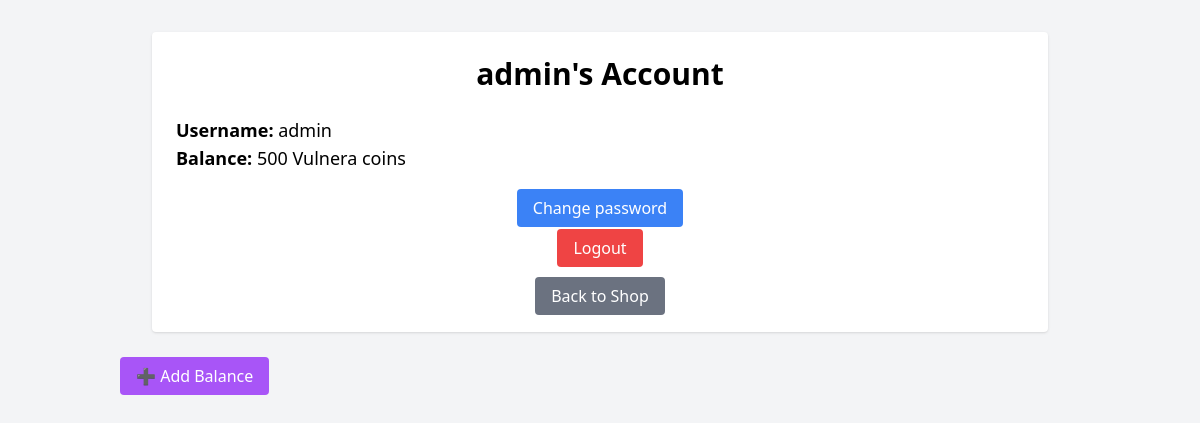
Before: /account/1 with the older database file.
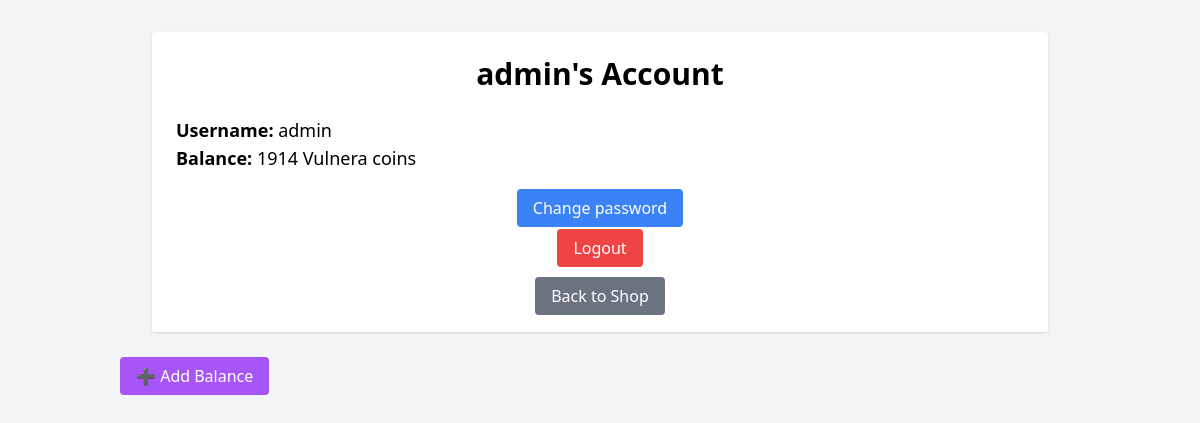
After: the same page with the newer database file.
### tables this page shows
CREATE TABLE users (
            id INTEGER PRIMARY KEY AUTOINCREMENT,
            username TEXT UNIQUE NOT NULL,
            password TEXT NOT NULL,
            is_admin BOOLEAN NOT NULL DEFAULT 0,
            balance INTEGER NOT NULL DEFAULT 300
            
        );

### app.py (the view)
@app.route("/account/<int:userid>")
def account(userid):
    session_uid = session.get('userid')
    is_admin = session.get('is_admin', False)
    if int(userid) != session_uid and session.get("logged_in"):
        if is_admin:
            pass
        else:
            return redirect(url_for("home"))
    conn = database.get_db_connection()
    cursor = conn.cursor()
    user = cursor.execute("SELECT * FROM users WHERE id = ?", (int(userid),)).fetchone()
    if user:
        return render_template("account.html", user=user)
    return redirect(url_for("home"))

### database.py (called while the page is built)
def get_db_connection():
    conn = sqlite3.connect(DB_NAME)
    conn.row_factory = sqlite3.Row  # Enables dictionary-like row access
    return conn

### templates/account.html (shortened to what this page needs)
<!DOCTYPE html>
<html lang="en">
<head>
    <script src="https://cdn.tailwindcss.com"></script>
</head>
<body class="bg-gray-100">
    <div class="container mx-auto p-8">
        <div class="max-w-4xl mx-auto bg-white p-6 rounded shadow">
            <h1 class="text-3xl font-bold text-center">{{ user.username }}'s Account</h1>
            <div class="mt-6">
                <p class="text-lg"><strong>Username:</strong> {{ user.username }}</p>
                <p class="text-lg"><strong>Balance:</strong> {{ user.balance }} Vulnera coins</p>
            </div>
            <div class="mt-6 text-center">
                <a href="{{ url_for('change_pass', userid=user.id)}}" class="bg-blue-500 text-white px-4 py-2 rounded hover:bg-blue-600">Change password</a>
            </div>
            <div class="mt-4 text-center">
                <a href="{{ url_for('logout') }}" class="bg-red-500 text-white px-4 py-2 rounded hover:bg-red-600">Logout</a>
            </div>
            <div class="mt-6 text-center">
                <a href="{{ url_for('home') }}" class="bg-gray-500 text-white px-4 py-2 rounded hover:bg-gray-600">Back to Shop</a>
            </div>
        </div>
        <div class="mt-8">
            <a href="{{ url_for('add_balance', userid=user.id) }}"
               class="bg-purple-500 text-white px-4 py-2 rounded hover:bg-purple-600">
                ➕ Add Balance
            </a>
        </div>
    </div>
</body>
</html>

Changed rows visible on the page:
changed users "admin": balance "500" → "1914"
